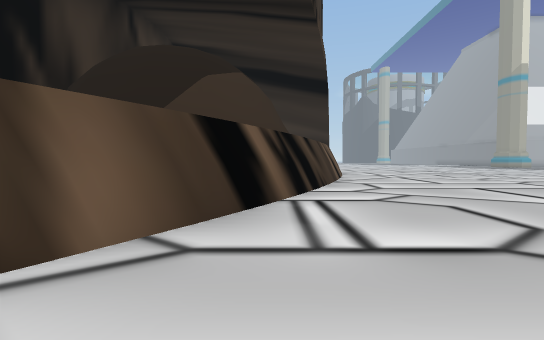
view 1 (above)

21 first-person views from a walk through a Unity game level. The camera is 1.2 m above the floor, tilts 2° down and sees 85° across. The floor is counted in squares, 2 m on a side. Each view is taken from the middle of a square. On the plan, view 1 faces up. The plan holds only what a view shows up to about 9 squares ahead; the rest is blank. The place goes on beyond the plan. Some trees and plants on the terrain are drawn as simple stand-ins. Some surface patterns are stand-ins.

view 2
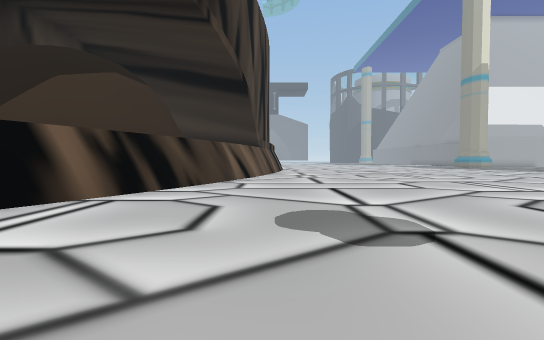

view 3
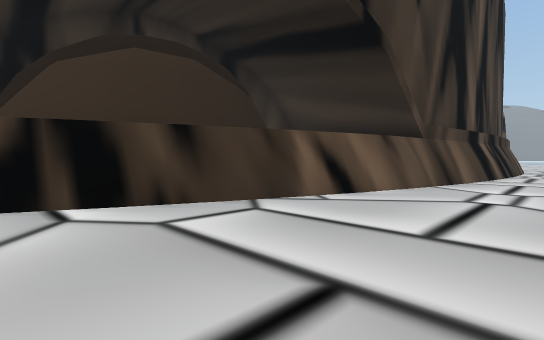

view 4
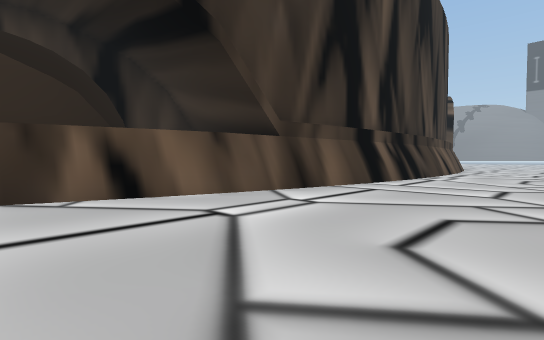

view 5
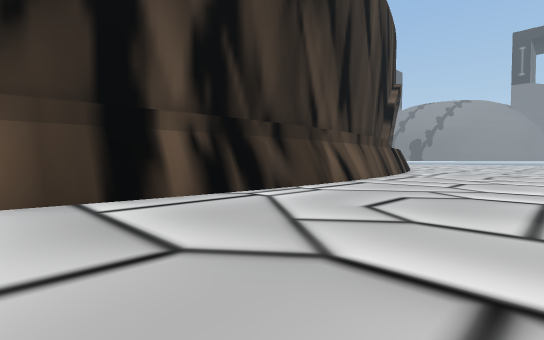

view 6
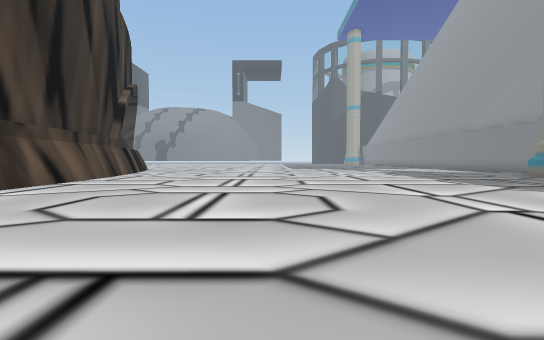

view 7
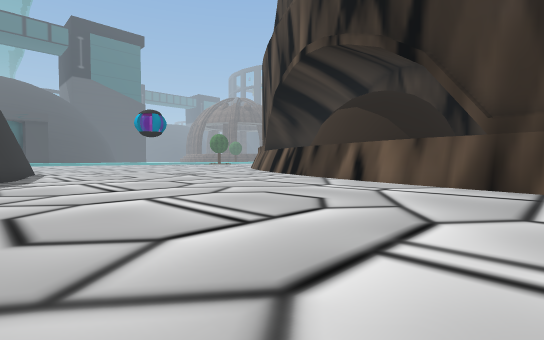

view 8
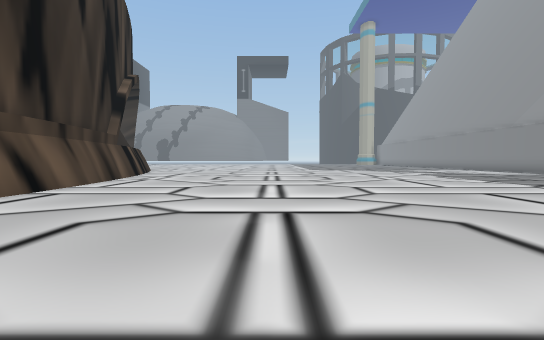

view 9
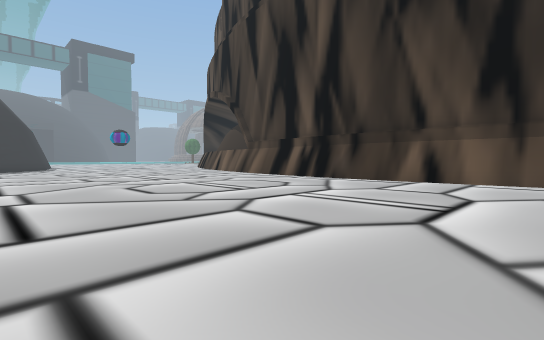

view 10
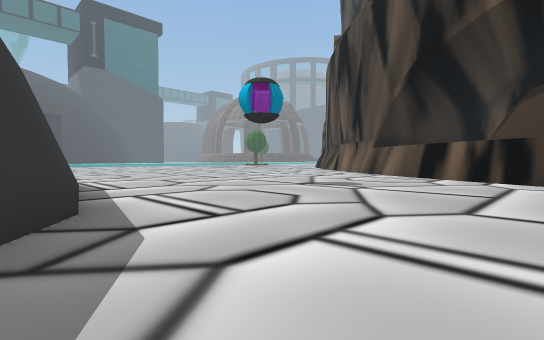

view 11
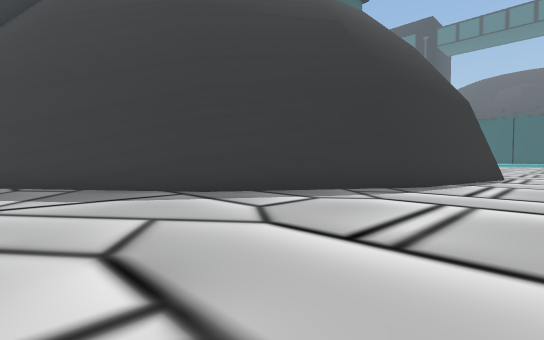

view 12
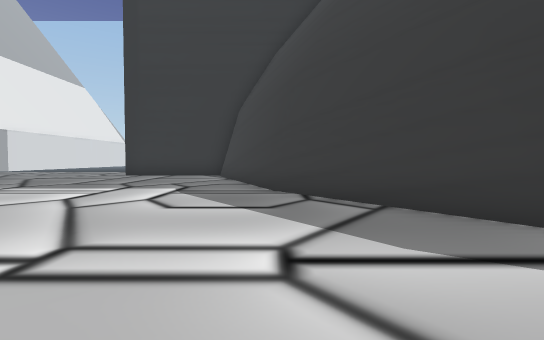

view 13
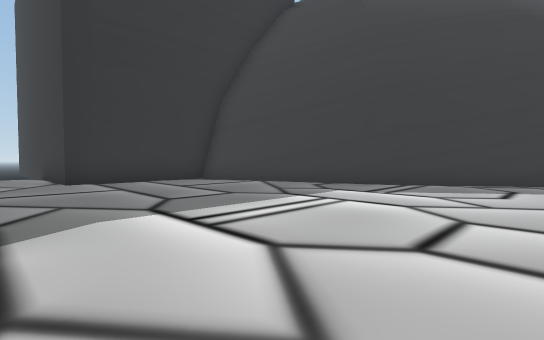

view 14
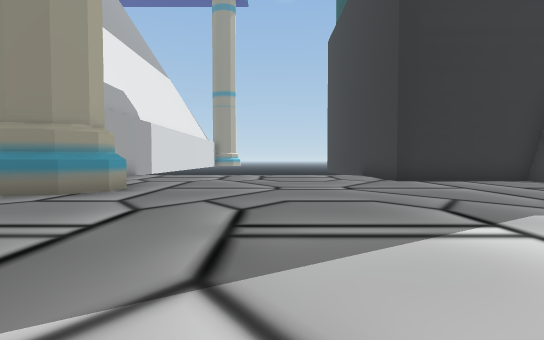

view 15
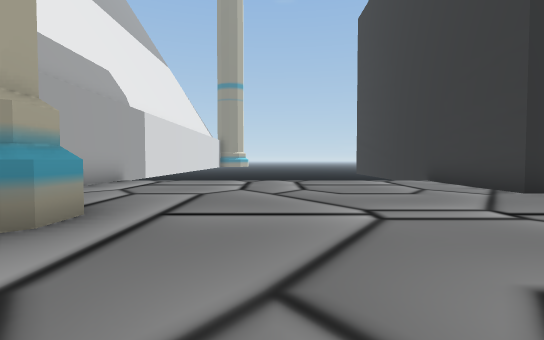

view 16
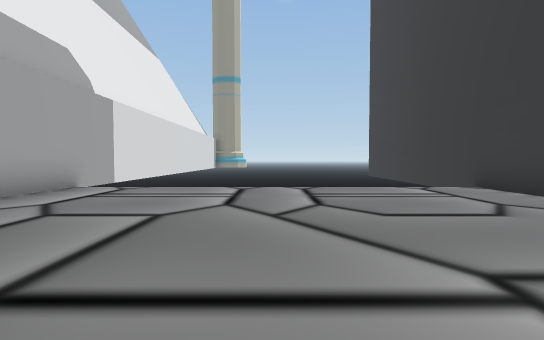

view 17
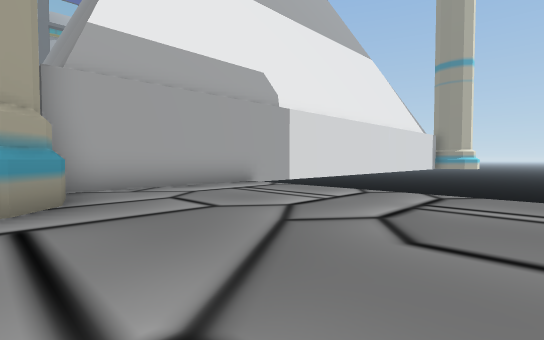

view 18
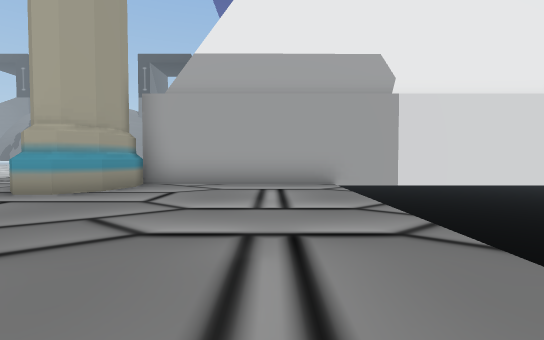

view 19
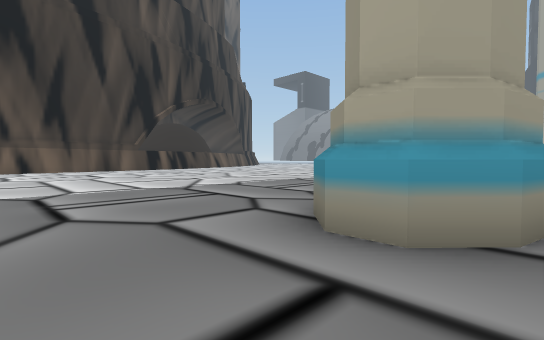

view 20
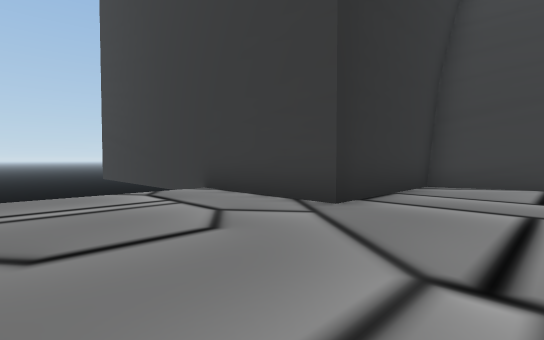

view 21
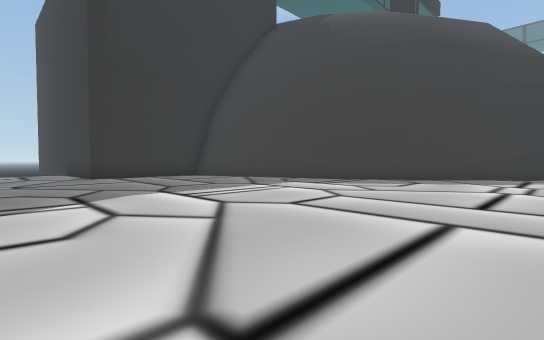

### Floor plan
Points are (right, up) in squares from view 1. A wall is a line through its corners. A room is listed if a view was taken in it or the views show most of it. See-through windows are left out.
Room 1 (views 1, 2, 3, 4, 5, 6, 7, 8, 9, 10, 11, 12, 13, 14, 15, 16, 17, 18, 19, 20, 21)
walls: (14.4, 8.7) (15.9, 9.8); (15.8, 9.8) (17.8, 10.5); (11.9, 6.8) (14.3, 8.6); (18.4, 10.8) (20.8, 11.7); (2.8, 12.7) (1.5, 8.7); (3.7, 18.1) (2.9, 12.4); (3.5, 18.1) (2.7, 12.5); (2.6, 11.3) (1, 6.2); (20.7, 11.8) (21.2, 11.8) (21.2, 15.5) (24.6, 15.5); (1.7, 8.8) (0.1, 5.1); (19.7, 22.8) (19.2, 22.3) (18.6, 22.3) (18.1, 22.8); (3.2, 24.1) (3.4, 18.1); (3.2, 25) (3.6, 19.7); (0.4, 5.3) (-0.4, 4); (2.9, 25.1) (3.1, 24); (8.5, -1) (9.4, 3.2) (11.9, 7); (-0.6, 3.7) (-1.3, 2.5); (24.5, 24.3) (19.8, 24.3) (20, 23.5) (19.8, 22.6) (19.2, 22.1) (18.6, 22.1) (18, 22.6) (17.8, 23.5); (-1.5, 2.2) (-1.7, 1.7)
low walls: (3.6, 19.8) (3.5, 18); (0.8, 6.3) (-0.7, 2.8); (-0.5, 3.6) (-0.9, 2.8); (-0.7, 2.9) (-1.5, 1.6)

Positions as (right, up) in squares from view 1, and headings:
1: (0, 0), facing up
2: (3, 0), facing up
3: (5, 5), facing up-left
4: (7, 8), facing up-left
5: (8, 14), facing up-left
6: (9, 14), facing up
7: (10, 14), facing down-left
8: (8, 16), facing up
9: (12, 24), facing down-left
10: (10, 7), facing down-left
11: (7, 10), facing down-right
12: (10, 10), facing right
13: (13, 17), facing down-right
14: (13, 19), facing right
15: (16, 20), facing right
16: (18, 20), facing right
17: (19, 18), facing up-right
18: (23, 17), facing up
19: (20, 20), facing up-left
20: (19, 19), facing down-right
21: (11, 18), facing down-right
